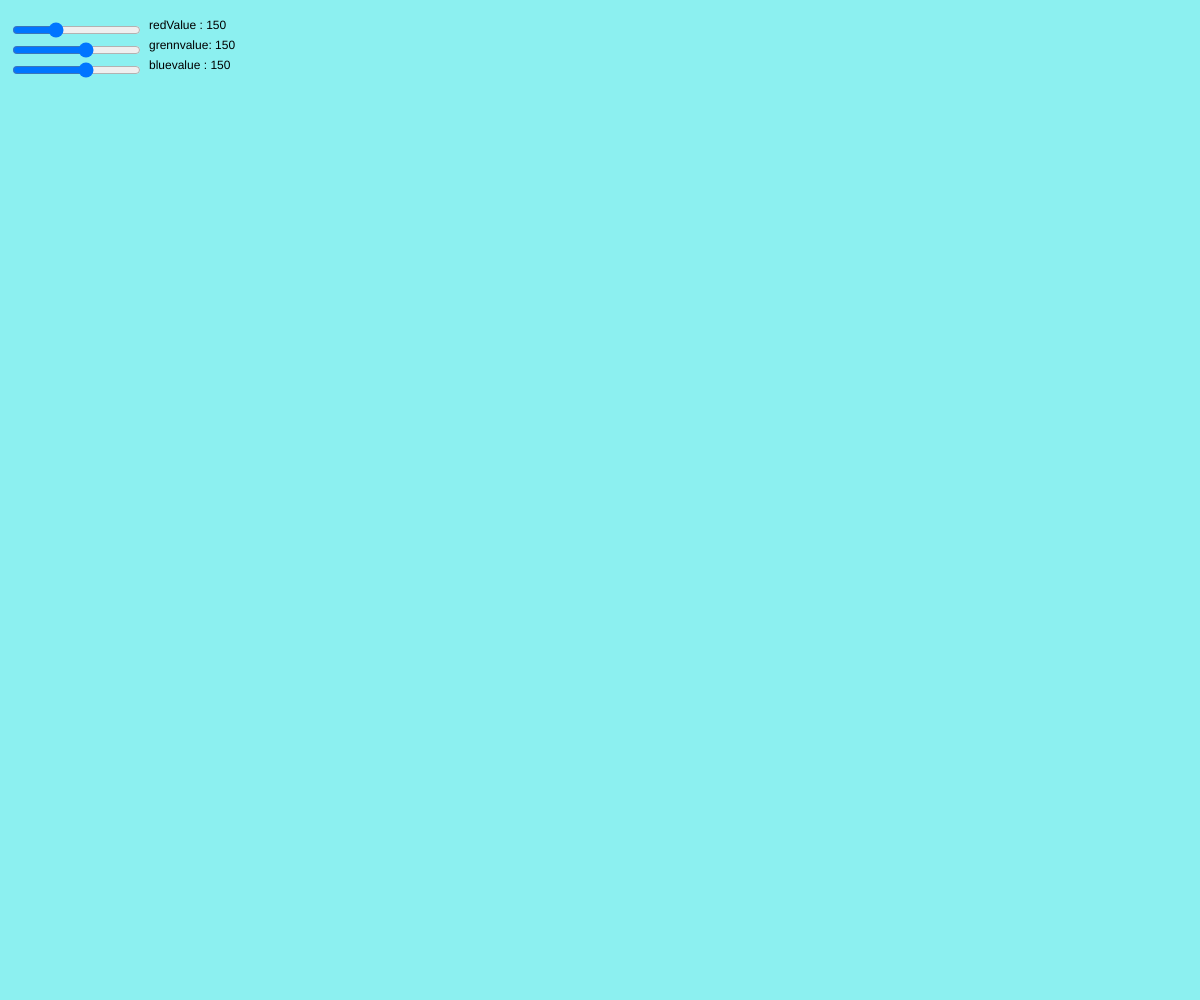
Frame 1 (no input)
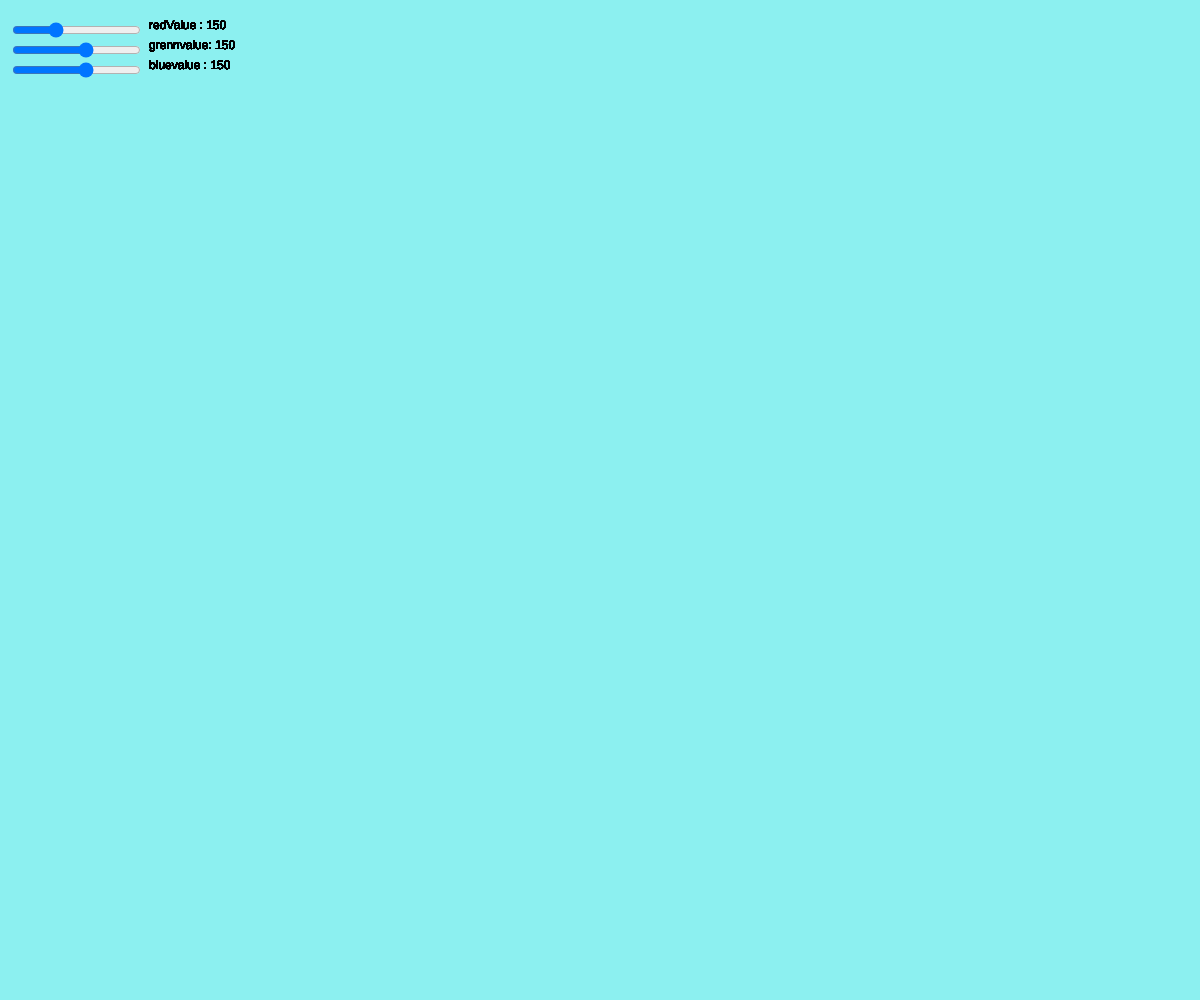
Frame 60 (no input)
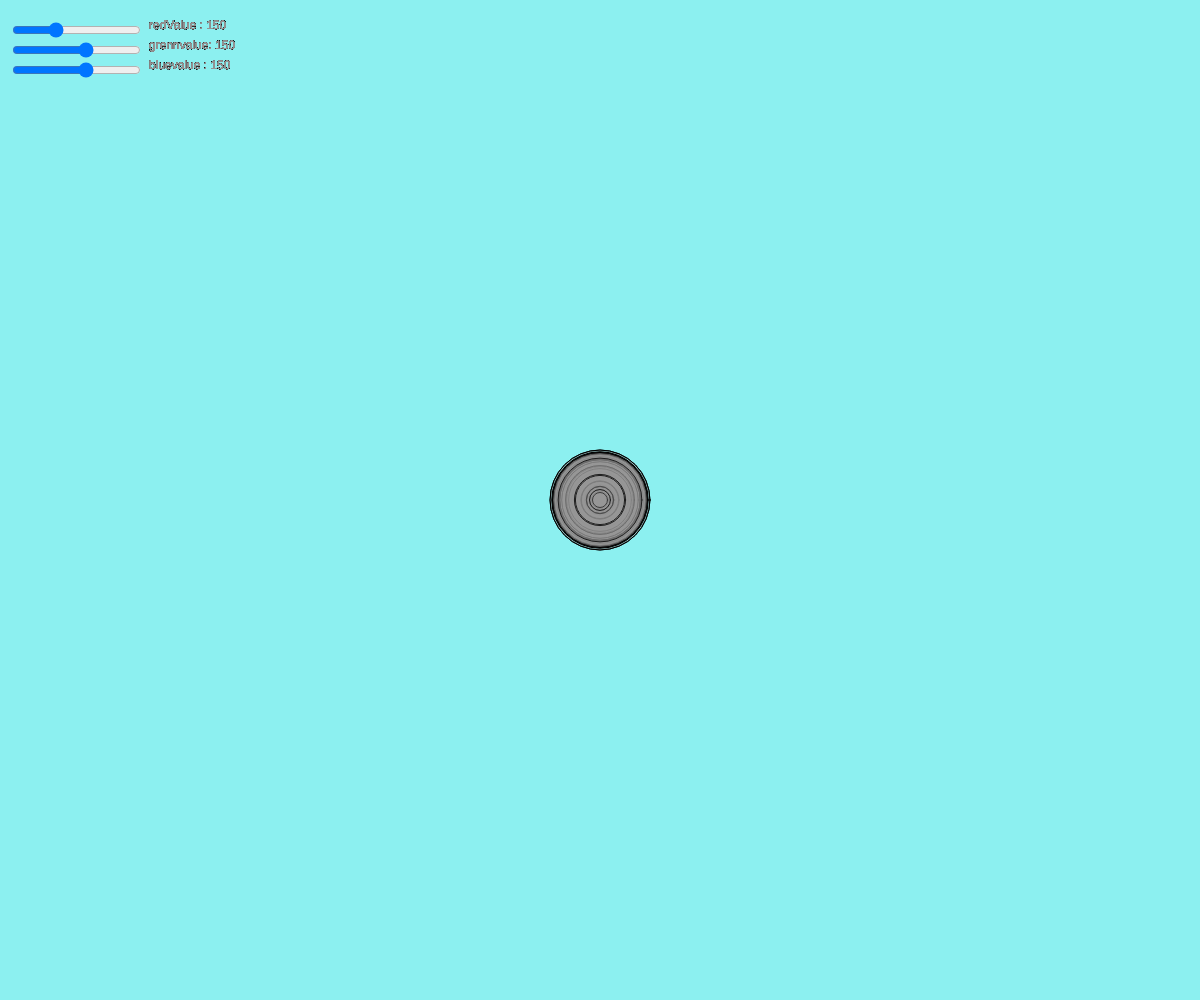
Frame 120 (the mouse pressed at the canvas centre since frame 60)

The p5.js sketch that drew these frames (run headless with seeded random() and noise() and a simulated clock; from frame 60 on, the mouse is pressed at the canvas centre):

// p5.js sketch
// ── sketch.js
function setup() {
  createCanvas(windowWidth, windowHeight);
  background(140,240,240);
   // create the sliders
   ySlide = createSlider(100, 255, 150); // low val, high val, default
   hSlide = createSlider(0, 255, 150);
   pSlide = createSlider(0, 255, 150);
 
   // position the sliders
   ySlide.position(10, 20);
   hSlide.position(10, 40);
   pSlide.position(10, 60);
}
//make varaibles
let a;
let b;
let x;
let y;
let h;
let p;
let t;

function draw() {
  //define varavibe
  a =mouseX;
  b =mouseY;
  x = random(10,100);
  textAlign(LEFT, TOP);
  text('redValue : ' + ySlide.value(), 20 + ySlide.width, 20);
  text('grennvalue: ' + hSlide.value(), 20 + hSlide.width, 40);
  text('bluevalue : ' + pSlide.value(), 20 + pSlide.width, 60);
   // read the value of the slider and store it in a variable
  y = ySlide.value();
  h = hSlide.value();
  p = pSlide.value();
 
  t = random(50,100);
  //draw when key is press
  if(mouseIsPressed){
    fill(y,h,p,t);
    circle(a,b,x);
  }
}
